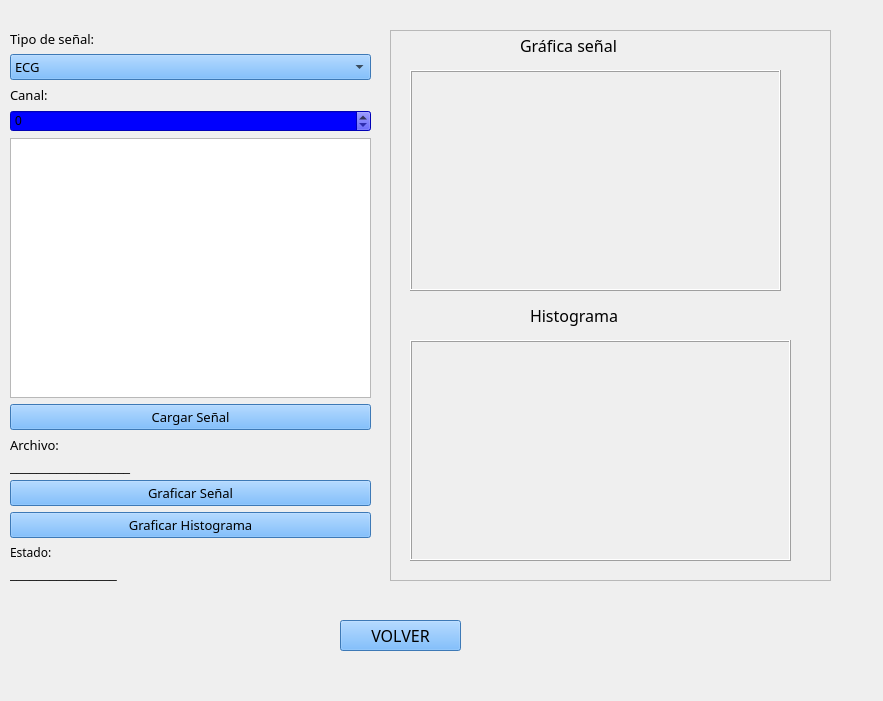
<?xml version="1.0" encoding="UTF-8"?>
<ui version="4.0">
 <class>Senales_biomedicas</class>
 <widget class="QWidget" name="Senales_biomedicas">
  <property name="geometry">
   <rect>
    <x>0</x>
    <y>0</y>
    <width>883</width>
    <height>701</height>
   </rect>
  </property>
  <property name="windowTitle">
   <string>Form</string>
  </property>
  <widget class="QFrame" name="frame">
   <property name="geometry">
    <rect>
     <x>390</x>
     <y>30</y>
     <width>441</width>
     <height>551</height>
    </rect>
   </property>
   <property name="frameShape">
    <enum>QFrame::StyledPanel</enum>
   </property>
   <property name="frameShadow">
    <enum>QFrame::Raised</enum>
   </property>
   <widget class="QLabel" name="lblGraficaSenal">
    <property name="geometry">
     <rect>
      <x>130</x>
      <y>0</y>
      <width>181</width>
      <height>31</height>
     </rect>
    </property>
    <property name="font">
     <font>
      <family>Copperplate Gothic Bold</family>
      <pointsize>12</pointsize>
     </font>
    </property>
    <property name="text">
     <string>Gráfica señal</string>
    </property>
   </widget>
   <widget class="QLabel" name="lblhistograma">
    <property name="geometry">
     <rect>
      <x>140</x>
      <y>270</y>
      <width>141</width>
      <height>31</height>
     </rect>
    </property>
    <property name="font">
     <font>
      <family>Copperplate Gothic Bold</family>
      <pointsize>12</pointsize>
     </font>
    </property>
    <property name="text">
     <string>Histograma</string>
    </property>
   </widget>
   <widget class="QFrame" name="framehistograma">
    <property name="geometry">
     <rect>
      <x>20</x>
      <y>310</y>
      <width>381</width>
      <height>221</height>
     </rect>
    </property>
    <property name="frameShape">
     <enum>QFrame::Box</enum>
    </property>
    <property name="frameShadow">
     <enum>QFrame::Raised</enum>
    </property>
   </widget>
   <widget class="QFrame" name="framegraficasenal">
    <property name="geometry">
     <rect>
      <x>20</x>
      <y>40</y>
      <width>371</width>
      <height>221</height>
     </rect>
    </property>
    <property name="frameShape">
     <enum>QFrame::Box</enum>
    </property>
    <property name="frameShadow">
     <enum>QFrame::Raised</enum>
    </property>
   </widget>
  </widget>
  <widget class="QWidget" name="verticalLayoutWidget">
   <property name="geometry">
    <rect>
     <x>10</x>
     <y>30</y>
     <width>361</width>
     <height>551</height>
    </rect>
   </property>
   <layout class="QVBoxLayout" name="verticalLayout">
    <item>
     <widget class="QLabel" name="lblTipoSenal">
      <property name="font">
       <font>
        <family>Copperplate Gothic Bold</family>
        <pointsize>10</pointsize>
       </font>
      </property>
      <property name="text">
       <string>Tipo de señal:</string>
      </property>
     </widget>
    </item>
    <item>
     <widget class="QComboBox" name="comBoxTiposenal">
      <property name="font">
       <font>
        <family>Copperplate Gothic Bold</family>
        <pointsize>10</pointsize>
       </font>
      </property>
      <property name="styleSheet">
       <string notr="true">background-color: rgb(85, 170, 255);</string>
      </property>
      <item>
       <property name="text">
        <string>ECG</string>
       </property>
      </item>
      <item>
       <property name="text">
        <string>EEG</string>
       </property>
      </item>
     </widget>
    </item>
    <item>
     <widget class="QLabel" name="lblCanal">
      <property name="font">
       <font>
        <family>Copperplate Gothic Bold</family>
        <pointsize>10</pointsize>
       </font>
      </property>
      <property name="text">
       <string>Canal:</string>
      </property>
     </widget>
    </item>
    <item>
     <widget class="QSpinBox" name="spinBoxsenales">
      <property name="styleSheet">
       <string notr="true">background-color: rgb(0, 0, 255);</string>
      </property>
     </widget>
    </item>
    <item>
     <widget class="QTableWidget" name="tablesenal">
      <property name="font">
       <font>
        <pointsize>7</pointsize>
       </font>
      </property>
      <property name="styleSheet">
       <string notr="true">border-color: qlineargradient(spread:pad, x1:0, y1:0, x2:0, y2:1, stop:0 rgba(255, 0, 0, 255), stop:0.339795 rgba(255, 0, 0, 255), stop:0.339799 rgba(255, 255, 255, 255), stop:0.662444 rgba(255, 255, 255, 255), stop:0.662469 rgba(0, 0, 255, 255), stop:1 rgba(0, 0, 255, 255));</string>
      </property>
     </widget>
    </item>
    <item>
     <widget class="QPushButton" name="btnCargarSenal">
      <property name="font">
       <font>
        <family>Copperplate Gothic Bold</family>
        <pointsize>10</pointsize>
       </font>
      </property>
      <property name="styleSheet">
       <string notr="true">background-color: rgb(85, 170, 255);</string>
      </property>
      <property name="text">
       <string>Cargar Señal</string>
      </property>
     </widget>
    </item>
    <item>
     <widget class="QLabel" name="label">
      <property name="font">
       <font>
        <family>Copperplate Gothic Bold</family>
        <pointsize>10</pointsize>
       </font>
      </property>
      <property name="text">
       <string>Archivo:</string>
      </property>
     </widget>
    </item>
    <item>
     <widget class="QLabel" name="lblarchivocargadosenal">
      <property name="minimumSize">
       <size>
        <width>329</width>
        <height>0</height>
       </size>
      </property>
      <property name="text">
       <string>__________________</string>
      </property>
     </widget>
    </item>
    <item>
     <widget class="QPushButton" name="btnGraficarSenal">
      <property name="font">
       <font>
        <family>Copperplate Gothic Bold</family>
        <pointsize>10</pointsize>
       </font>
      </property>
      <property name="styleSheet">
       <string notr="true">background-color: rgb(85, 170, 255);</string>
      </property>
      <property name="text">
       <string>Graficar Señal</string>
      </property>
     </widget>
    </item>
    <item>
     <widget class="QPushButton" name="btngraficarhistograma">
      <property name="font">
       <font>
        <family>Copperplate Gothic Bold</family>
        <pointsize>10</pointsize>
       </font>
      </property>
      <property name="styleSheet">
       <string notr="true">background-color: rgb(85, 170, 255);</string>
      </property>
      <property name="text">
       <string>Graficar Histograma</string>
      </property>
     </widget>
    </item>
    <item>
     <widget class="QLabel" name="lblestadoproceso">
      <property name="font">
       <font>
        <family>Copperplate Gothic Bold</family>
        <pointsize>9</pointsize>
       </font>
      </property>
      <property name="text">
       <string>Estado: </string>
      </property>
     </widget>
    </item>
    <item>
     <widget class="QLabel" name="lblestadosenal">
      <property name="text">
       <string>________________</string>
      </property>
     </widget>
    </item>
   </layout>
  </widget>
  <widget class="QPushButton" name="btnCerrarsenales">
   <property name="geometry">
    <rect>
     <x>340</x>
     <y>620</y>
     <width>121</width>
     <height>31</height>
    </rect>
   </property>
   <property name="font">
    <font>
     <family>Copperplate Gothic Bold</family>
     <pointsize>12</pointsize>
    </font>
   </property>
   <property name="styleSheet">
    <string notr="true">background-color: rgb(85, 170, 255);</string>
   </property>
   <property name="text">
    <string>VOLVER</string>
   </property>
  </widget>
 </widget>
 <resources/>
 <connections/>
</ui>
